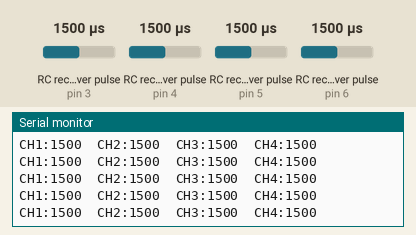
Recording of a sketch running on a simulated Arduino Uno, built with avr-gcc and run on an emulated ATmega328P. Parts: the last lines printed to the serial monitor. Wiring (inferred from the names in the program): 4 × RC receiver channel: data pin 3 / data pin 4 / data pin 5 / data pin 6. The test bench sets the inputs (shaded band); at power-on: RC receiver pulse (sensors on pin 3, pin 4, pin 5, pin 6) 1500 µs.

Above: at 1.2 s.
1.3 s: RC receiver pulse (sensor on pin 3) set to 1020 µs
At 2.3 s:
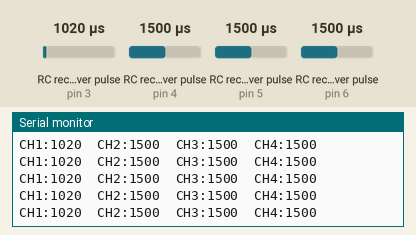
2.8 s: RC receiver pulse (sensor on pin 4) set to 1020 µs
At 3.6 s:
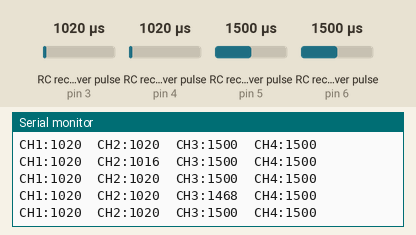
4.3 s: RC receiver pulse (sensor on pin 5) set to 1980 µs
At 5.1 s:
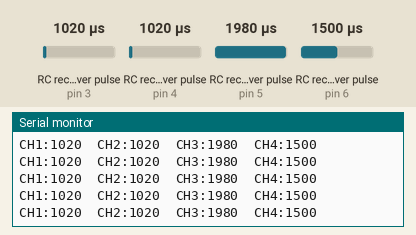
7.3 s: RC receiver pulse (sensor on pin 6) set to 1020 µs
At 8.0 s:
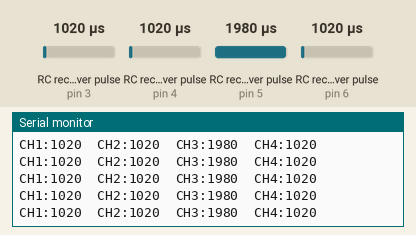
8.8 s: RC receiver pulse (sensor on pin 3) set to 1250 µs
At 9.5 s:
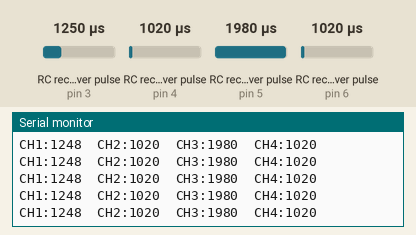
10.3 s: RC receiver pulse (sensor on pin 4) set to 1250 µs
At 11.3 s:
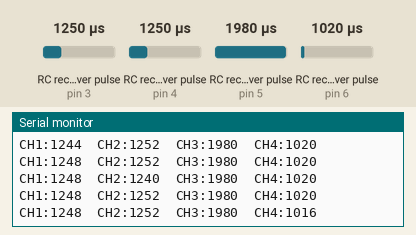
Timing chart, 0 to 12.8 s (numbered marks = the images above; inputs shaded):
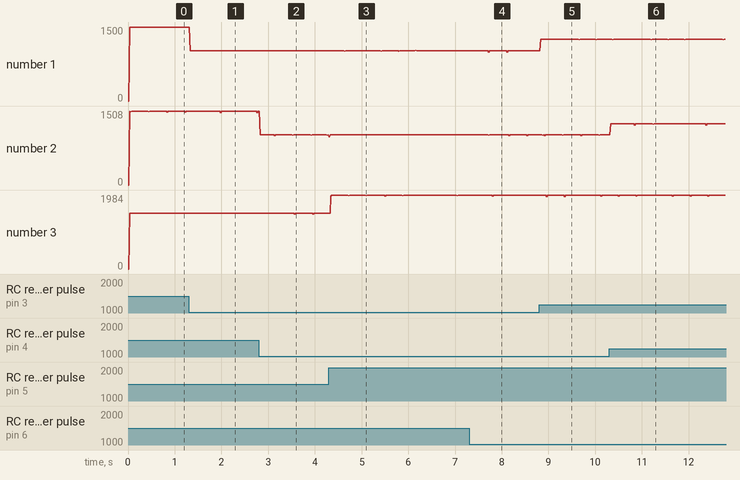

Measured:
- after the input at 1.3 s, the serial monitor: prints a new line at once (image 1)
- after the input at 2.8 s, the serial monitor: prints a new line at once (image 2)
- after the input at 4.3 s, the serial monitor: prints a new line at once (image 3)
- after the input at 7.3 s, the serial monitor: prints a new line at once (image 4)
- after the input at 8.8 s, the serial monitor: prints a new line at once (image 5)
- after the input at 10.3 s, the serial monitor: prints a new line at once (image 6)
- plotted number 1: 1500 → 1020 after the input at 1.3 s, 1020 → 1248 after the input at 8.8 s
- plotted number 3: 1500 → 1980 after the input at 4.3 s

The sketch:

receiver.ino
```cpp
#include <PinChangeInt.h>

#define SERIAL_PORT_SPEED 115200
#define RC_NUM_CHANNELS  4

#define RC_CH1  0
#define RC_CH2  1
#define RC_CH3  2
#define RC_CH4  3

#define RC_CH1_INPUT 3
#define RC_CH2_INPUT 4
#define RC_CH3_INPUT 5
#define RC_CH4_INPUT 6

uint16_t rc_values[RC_NUM_CHANNELS];
uint32_t rc_start[RC_NUM_CHANNELS];
volatile uint16_t rc_shared[RC_NUM_CHANNELS];

void rc_read_values() {
  noInterrupts();
  memcpy(rc_values, (const void *)rc_shared, sizeof(rc_shared));
  interrupts();
}

void calc_input(uint8_t channel, uint8_t input_pin) {
  if (digitalRead(input_pin) == HIGH) {
    rc_start[channel] = micros();
  } else {
    uint16_t rc_compare = (uint16_t)(micros() - rc_start[channel]);
    rc_shared[channel] = rc_compare;
  }
}

void calc_ch1() { calc_input(RC_CH1, RC_CH1_INPUT); }
void calc_ch2() { calc_input(RC_CH2, RC_CH2_INPUT); }
void calc_ch3() { calc_input(RC_CH3, RC_CH3_INPUT); }
void calc_ch4() { calc_input(RC_CH4, RC_CH4_INPUT); }

void setup() {
  Serial.begin(SERIAL_PORT_SPEED);

  pinMode(RC_CH1_INPUT, INPUT);
  pinMode(RC_CH2_INPUT, INPUT);
  pinMode(RC_CH3_INPUT, INPUT);
  pinMode(RC_CH4_INPUT, INPUT);

  PCintPort::attachInterrupt(RC_CH1_INPUT, calc_ch1, CHANGE);
  PCintPort::attachInterrupt(RC_CH2_INPUT, calc_ch2, CHANGE);
  PCintPort::attachInterrupt(RC_CH3_INPUT, calc_ch3, CHANGE);
  PCintPort::attachInterrupt(RC_CH4_INPUT, calc_ch4, CHANGE);
}

void loop() {
  rc_read_values();

  Serial.print("CH1:"); Serial.print(rc_values[RC_CH1]); Serial.print("\t");
  Serial.print("CH2:"); Serial.print(rc_values[RC_CH2]); Serial.print("\t");
  Serial.print("CH3:"); Serial.print(rc_values[RC_CH3]); Serial.print("\t");
  Serial.print("CH4:"); Serial.println(rc_values[RC_CH4]);

  delay(20);
}
```
